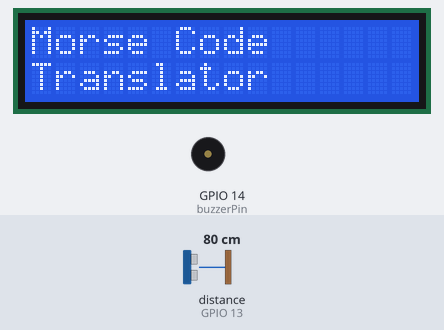
A sketch run on a simulated ESP32. Parts: 16×2 character LCD, buzzer (waves = sounding, pin HIGH). Wiring (inferred from the names in the program): ultrasonic range finder: trigger GPIO 12; echo GPIO 13. The inputs (shaded band) are chosen by the test bench; at power-on: distance to the obstacle (sensor on GPIO 13) 80 cm. The echo pulse lasts 58.3 µs per cm; WiFi joins after 1.5 s; servers stay silent unless stated; pins used as bus, display or sensor lines are not drawn; what the sketch prints to the serial monitor is not drawn.

Above: at 1.6 s.
At 4.7 s:
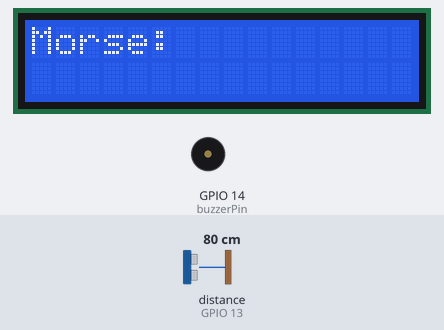
4.8 s: distance to the obstacle (sensor on GPIO 13) set to 12 cm
7.0 s: distance to the obstacle (sensor on GPIO 13) set to 9 cm
At 8.8 s:
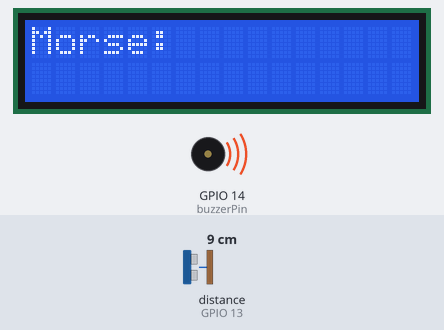
9.5 s: distance to the obstacle (sensor on GPIO 13) set to 2 cm
At 12.0 s:
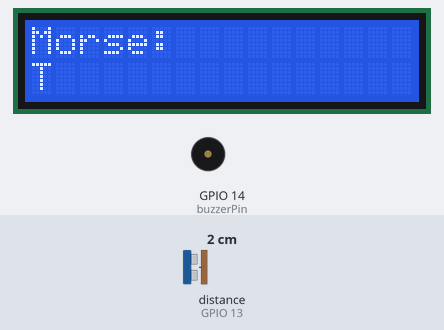
12.5 s: distance to the obstacle (sensor on GPIO 13) set to 6 cm
At 14.7 s:
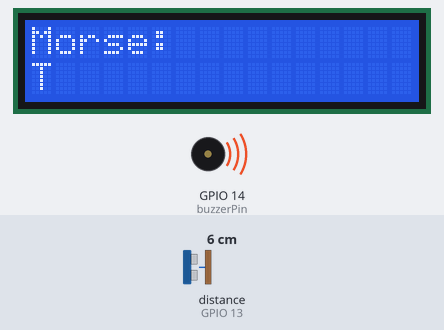
15.0 s: distance to the obstacle (sensor on GPIO 13) set to 13 cm
At 17.8 s:
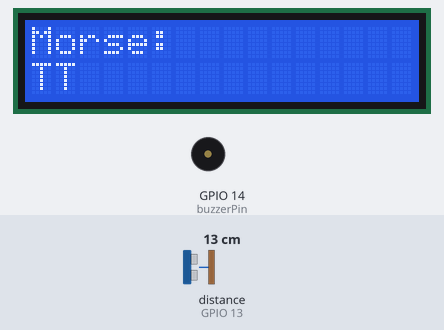
18.0 s: distance to the obstacle (sensor on GPIO 13) set to 299 cm
Timing chart, 0 to 21.0 s (numbered marks = the images above; inputs shaded):
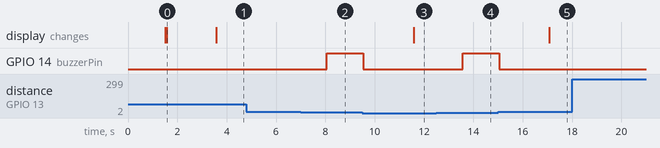

The sketch:

final.ino
```cpp
#include <WiFi.h>
#include <ESPAsyncWebServer.h>
#include <LiquidCrystal.h>  // Include the LCD library

const char* ssid = "your_ssid";
const char* password = "your_pw";

AsyncWebServer server(80);

// Define pins for the ultrasonic sensor
const int trigPin = 12;
const int echoPin = 13;
const int buzzerPin = 14;

// Define LCD pins: RS, EN, D4, D5, D6, D7
LiquidCrystal lcd(21, 4, 5, 18, 19, 22);  // Connect the LCD to ESP32

const float upperThreshold = 10;
const float lowerThreshold = 5;

// Timing thresholds (in milliseconds)
const unsigned long dotThreshold = 1000; // < 1000ms = dot, >= 1000ms = dash
const unsigned long letterGap = 2000;    // 2 seconds of inactivity = end of letter
const unsigned long wordGap = 5000;      // 4 seconds of inactivity = end of word

// Variables for gesture timing
bool handDetected = false;
unsigned long handStartTime = 0;
unsigned long lastGestureTime = 0;
bool buzzerActive = false;
String morseSequence = "";
String translatedMessage = "";
String lastCharacter = " ";

const char htmlPage[] PROGMEM = R"rawliteral(
<!DOCTYPE html>
<html>
<head>
  <title>Morse Code Translator</title>
  <style>
    body {
      font-family: Arial, sans-serif;
      background-color: #121212;
      color: #ffffff;
      text-align: center;
      margin: 0;
      padding: 20px;
    }
    h1 {
      font-size: 2.5em;
      margin-bottom: 10px;
      color: #ffcc00;
    }
    p {
      font-size: 1.5em;
      background: #333;
      padding: 15px;
      border-radius: 10px;
      display: inline-block;
      box-shadow: 0px 0px 10px rgba(255, 255, 255, 0.2);
    }
  </style>
  <script>
    function fetchMessages() {
      fetch("/message")
        .then(response => response.text())
        .then(data => { document.getElementById("output").innerText = data; });
    }
    setInterval(fetchMessages, 1000);
  </script>
</head>
<body>
  <h1>Morse Code Translator</h1>
  <p id="output">Waiting for messages...</p>
</body>
</html>
)rawliteral";

void setup() {
  Serial.begin(115200);
  WiFi.begin(ssid, password);
  while (WiFi.status() != WL_CONNECTED) {
    delay(500);
    Serial.print(".");
  }
  Serial.println("\nConnected to Wi-Fi!");
  Serial.println("\nConnected! IP Address: " + WiFi.localIP().toString());

  setupServer();

  server.begin();

  pinMode(trigPin, OUTPUT);
  pinMode(echoPin, INPUT);
  pinMode(buzzerPin, OUTPUT);
  digitalWrite(buzzerPin, LOW);  // Ensure buzzer is off initially

  Serial.println("Morse Code Translator Started");

  // Initialize LCD
  lcd.begin(16, 2);  // Initialize the LCD with 16 columns and 2 rows
  lcd.print("Morse Code");  // Print a welcome message to the LCD
  lcd.setCursor(0, 1);
  lcd.print("Translator");
  delay(2000);  // Wait for 2 seconds
  lcd.clear();
}

void loop() {
  float distance = measureDistance();

  if (!handDetected && (distance >= lowerThreshold && distance <= upperThreshold)) {
    handDetected = true;
    handStartTime = millis();
  }

  // If hand is detected and time exceeds the dash threshold, sound the buzzer
  if (handDetected && (millis() - handStartTime >= dotThreshold) && !buzzerActive) {
    digitalWrite(buzzerPin, HIGH);
    buzzerActive = true;
  }

  if (handDetected && (distance > upperThreshold || distance < lowerThreshold)) {
    // Hand leaves the detection range
    unsigned long gestureDuration = millis() - handStartTime;
    handDetected = false;
    lastGestureTime = millis();

    // Turn off buzzer
    digitalWrite(buzzerPin, LOW);
    buzzerActive = false;

    // Decide whether it's a dot or a dash based on duration
    if (gestureDuration < dotThreshold && gestureDuration > 200) {
      morseSequence += ".";
      Serial.print("Detected DOT (");
    } else if (gestureDuration > dotThreshold && gestureDuration > 200) {
      morseSequence += "-";
      Serial.print("Detected DASH (");
    }

    Serial.print(gestureDuration);
    Serial.println(" ms)");
    Serial.print("Current Morse sequence: ");
    Serial.println(morseSequence);
  }

  if (!handDetected && morseSequence.length() > 0 && (millis() - lastGestureTime) > letterGap) {
    char letter = decodeMorse(morseSequence);
    Serial.print("Decoded Letter: ");
    Serial.println(letter);

    translatedMessage += letter;
    lastCharacter = letter;

    morseSequence = "";
  }

  if (!handDetected && (millis() - lastGestureTime) > wordGap && lastCharacter != " ") {
    translatedMessage += " ";
    lastCharacter = " ";
  }

  // Update the LCD with the translated message
  lcd.clear();
  lcd.setCursor(0, 0);
  lcd.print("Morse: ");
  lcd.setCursor(0, 1);
  lcd.print(translatedMessage);

  delay(50);
}

float measureDistance() {
  digitalWrite(trigPin, LOW);
  delayMicroseconds(2);

  digitalWrite(trigPin, HIGH);
  delayMicroseconds(10);
  digitalWrite(trigPin, LOW);

  long duration = pulseIn(echoPin, HIGH, 30000);
  float distance = duration * 0.0343 / 2.0;
  return distance;
}

char decodeMorse(String morse) {
  if (morse == ".-") return 'A';
  if (morse == "-...") return 'B';
  if (morse == "-.-.") return 'C';
  if (morse == "-..") return 'D';
  if (morse == ".") return 'E';
  if (morse == "..-.") return 'F';
  if (morse == "--.") return 'G';
  if (morse == "....") return 'H';
  if (morse == "..") return 'I';
  if (morse == ".---") return 'J';
  if (morse == "-.-") return 'K';
  if (morse == ".-..") return 'L';
  if (morse == "--") return 'M';
  if (morse == "-.") return 'N';
  if (morse == "---") return 'O';
  if (morse == ".--.") return 'P';
  if (morse == "--.-") return 'Q';
  if (morse == ".-.") return 'R';
  if (morse == "...") return 'S';
  if (morse == "-") return 'T';
  if (morse == "..-") return 'U';
  if (morse == "...-") return 'V';
  if (morse == ".--") return 'W';
  if (morse == "-..-") return 'X';
  if (morse == "-.--") return 'Y';
  if (morse == "--..") return 'Z';
  return '?';
}

void setupServer() {
  server.on("/", HTTP_GET, [](AsyncWebServerRequest *request) {
    request->send_P(200, "text/html", htmlPage);
  });

  server.on("/message", HTTP_GET, [](AsyncWebServerRequest *request) {
    request->send(200, "text/plain", translatedMessage);
  });

  server.begin();
}

void addMorseCharacter(char letter) {
  translatedMessage += letter;
}

void addSpaceForWord() {
  translatedMessage += " ";
}
```

Measured:
- the behaviour switches between 11 and 10 cm on distance to the obstacle (sensor on GPIO 13) (found by bisection; images 1 and 2)
- the behaviour switches between 4 and 5 cm on distance to the obstacle (sensor on GPIO 13) (found by bisection; images 3 and 4)
- after the input at 4.8 s, every drawn part: stays the same
- after the input at 7.0 s, GPIO 14 (buzzerPin): LOW → HIGH after 1.1 s
- after the input at 9.5 s, GPIO 14 (buzzerPin): HIGH → LOW at once; the display: changes after 2.1 s (image 3)
- after the input at 12.5 s, GPIO 14 (buzzerPin): LOW → HIGH after 1.1 s
- after the input at 15.0 s, GPIO 14 (buzzerPin): HIGH → LOW at once; the display: changes after 2.1 s (image 5)
- after the input at 18.0 s, every drawn part: stays the same
- what the display in image 0 shows lasts 2.0 s, from 1.6 s to 3.6 s
